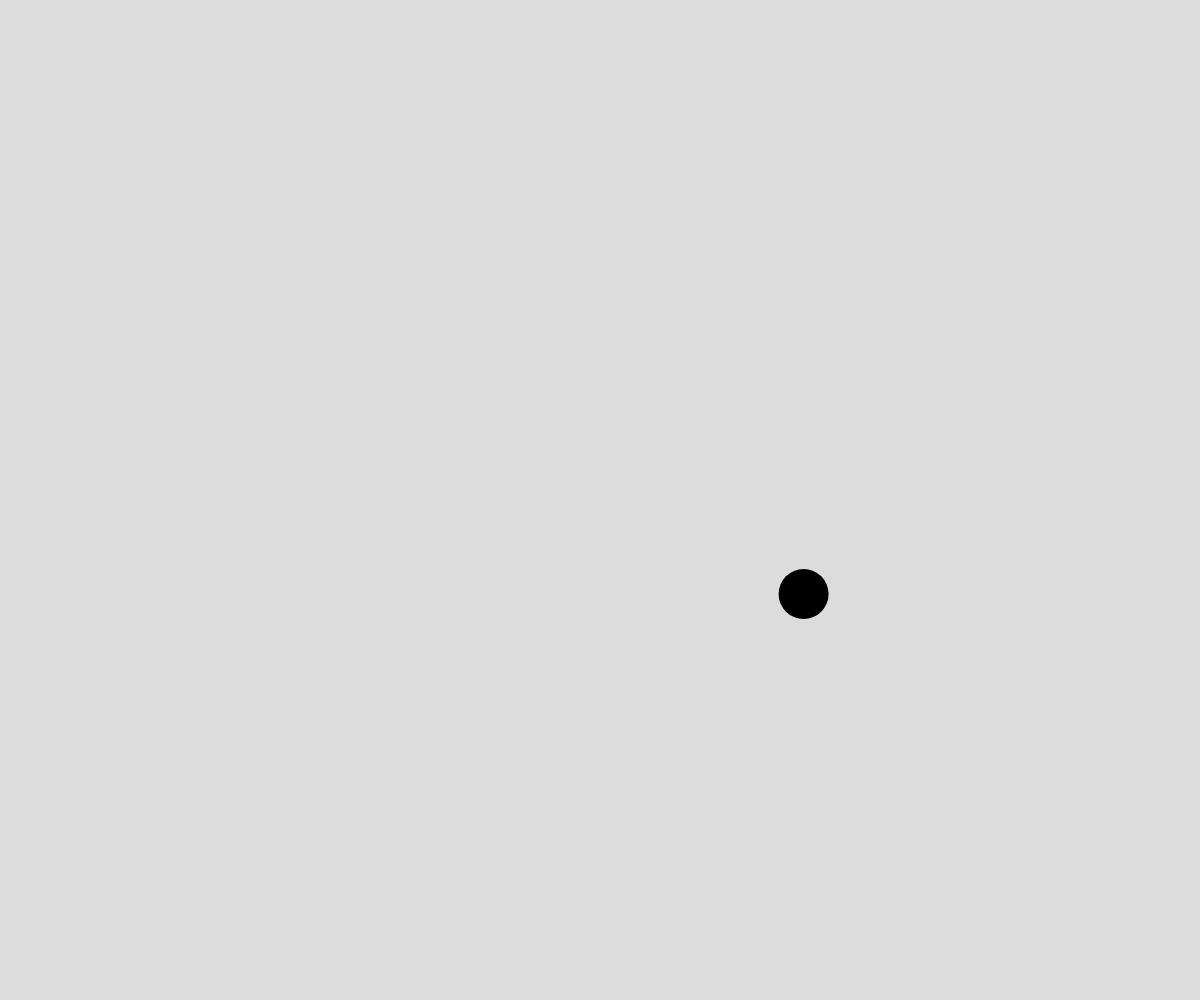
Frame 1 (no input)
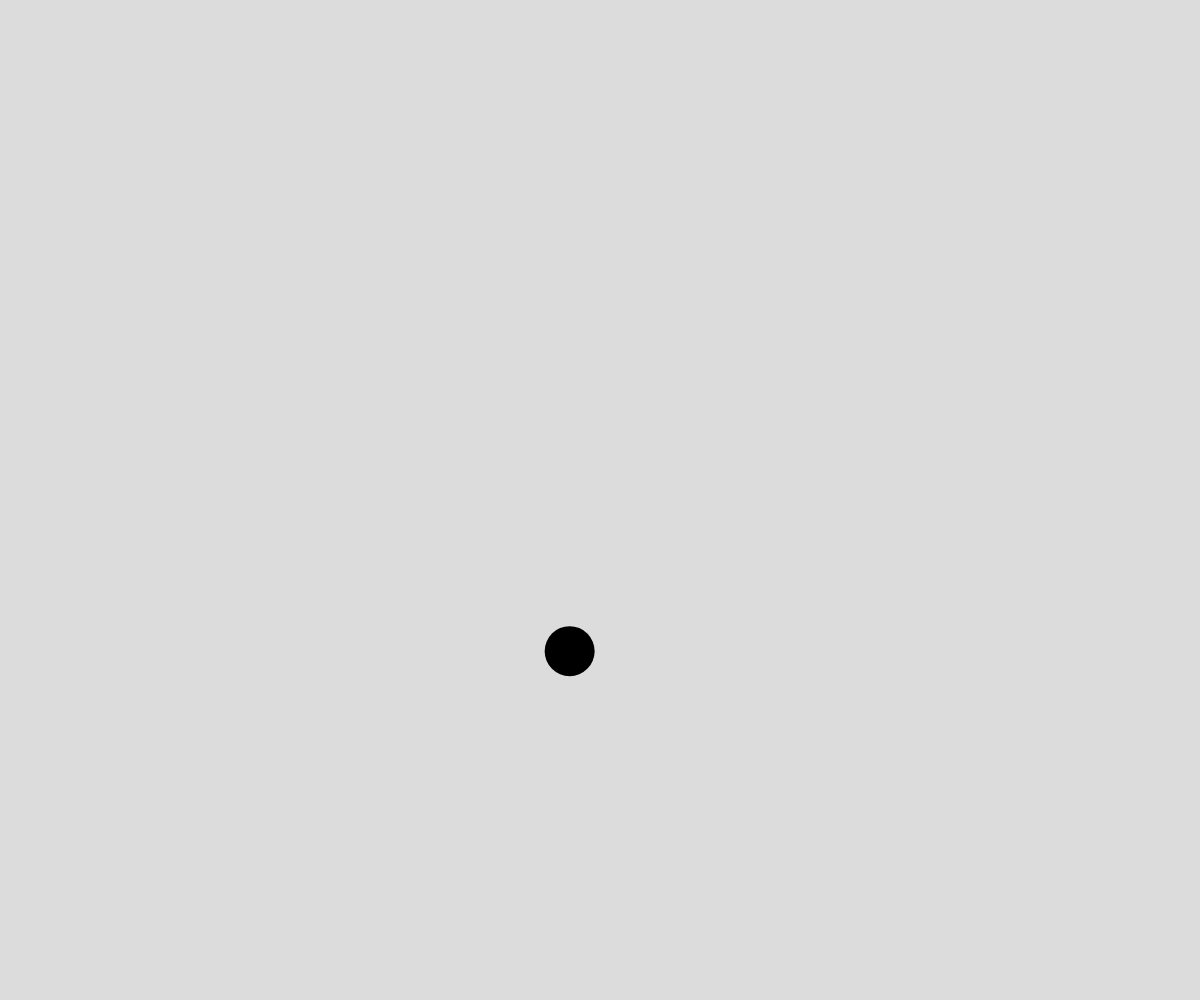
Frame 60 (no input)
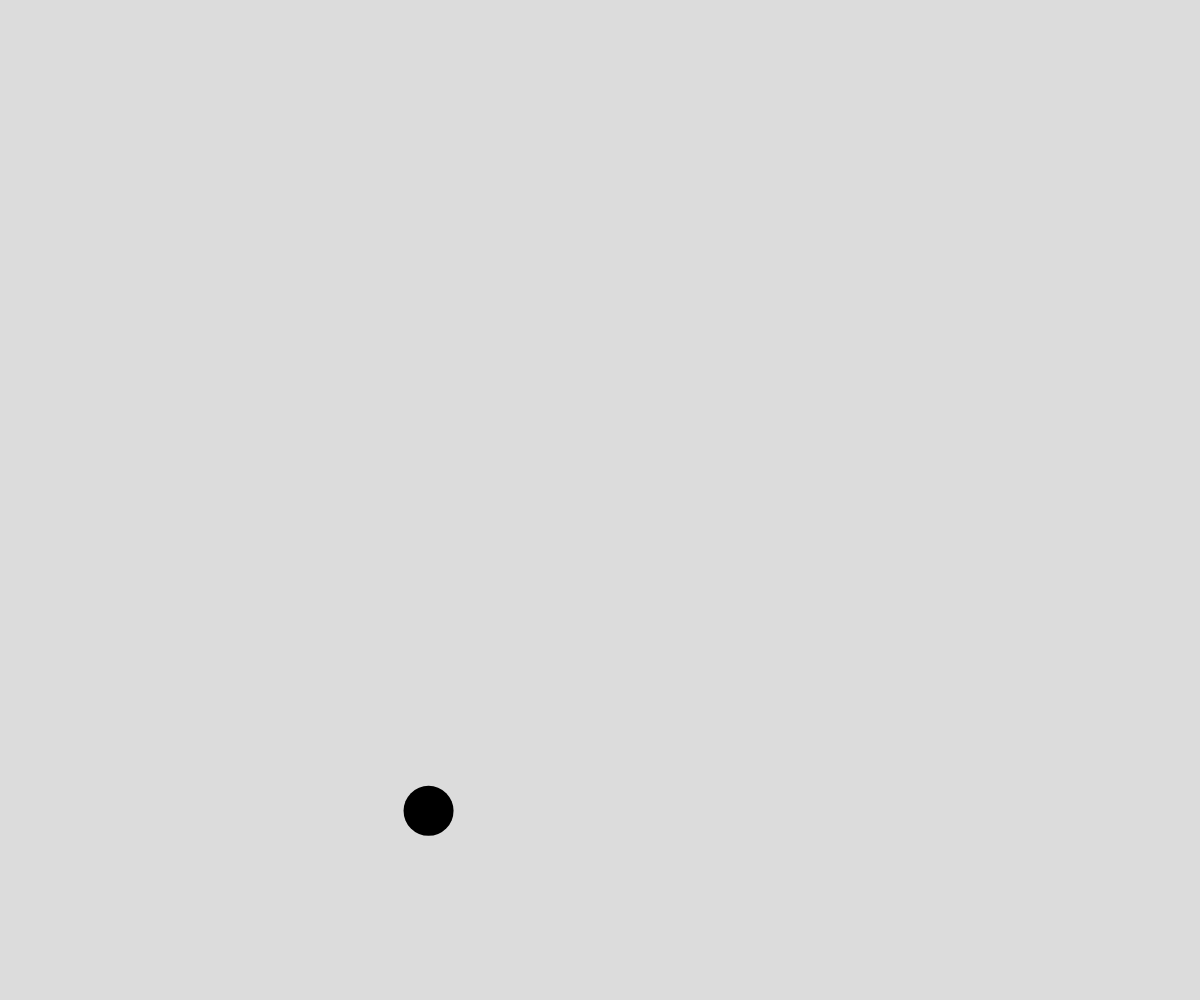
Frame 120 (the mouse pressed at the canvas centre since frame 60)

The p5.js sketch that drew these frames (run headless with seeded random() and noise() and a simulated clock; from frame 60 on, the mouse is pressed at the canvas centre):

// p5.js sketch
// ── sketch.js
// Perlin Noise Demo
// Moving a circle

let x;
let y;
let noiseX = 0;
let noiseY = 1000;

function setup() {
  createCanvas(windowWidth, windowHeight);
}

function draw() {
  background(220);

  x = noise(noiseX) * width;
  y = noise(noiseY) * height;
  noStroke();
  fill('black');
  circle(x, y, 50);

  noiseX += 0.005;
  noiseY += 0.005;

}

function updateNoise(){

}
